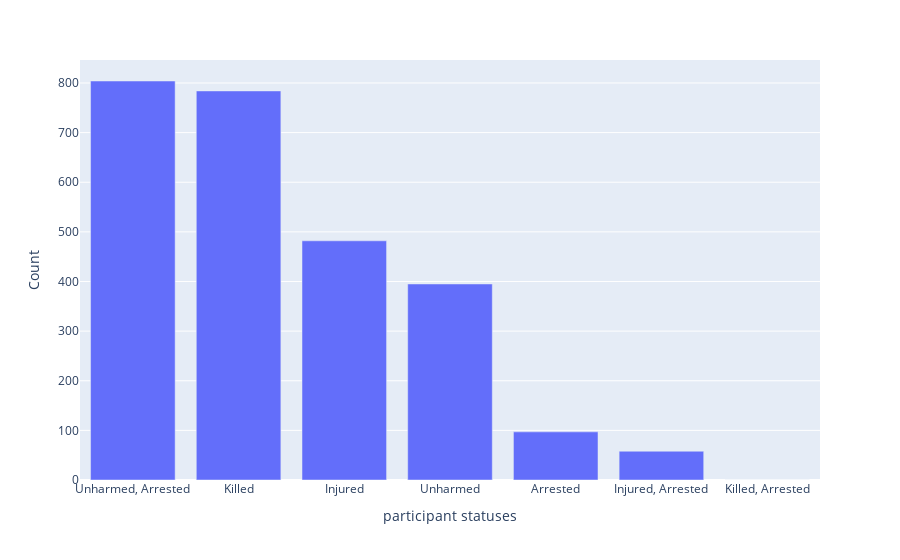

Source (notebook cell):
### Code cell
#Determine if there's any correlation between the presence of specific representatives and the frequency or severity of incidents.
participant_statuses  = {}

def participant_type_count(age_type):
    if str(age_type) != 'nan':
        ages = age_type.split("||")
        if len(ages) == 1:
            ages = ages[0].split("|")
        for age in ages:
            try:
                if age.split('::')[1] in participant_statuses.keys():
                    participant_statuses[age.split('::')[1]] += 1
                else:
                    participant_statuses[age.split('::')[1]] = 0
            except:
                if age.split(':')[1] in participant_statuses.keys():
                    participant_statuses[age.split(':')[1]] += 1
                else:
                    participant_statuses[age.split(':')[1]] = 0


df['participant_status'].apply(participant_type_count);

participant_statuses = {k: v for k, v in sorted(participant_statuses.items(), key=lambda item: -item[1])}
age_df = pd.DataFrame(participant_statuses.items(), columns = ['participant statuses', 'Count'])
fig = px.bar(age_df, x='participant statuses', y='Count')
# fig.update_layout(xaxis_tickangle=45)
fig.show()

### Figure 1 — Plotly figure (JSON) as saved in the notebook; plotly's stock layout.template omitted (floating-point values rounded to 4 significant figures)
{"data": [{"alignmentgroup": "True", "hovertemplate": "participant statuses=%{x}<br>Count=%{y}<extra></extra>", "legendgroup": "", "marker": {"color": "#636efa", "pattern": {"shape": ""}}, "name": "", "offsetgroup": "", "orientation": "v", "showlegend": false, "textposition": "auto", "type": "bar", "x": ["Unharmed, Arrested", "Killed", "Injured", "Unharmed", "Arrested", "Injured, Arrested", "Killed, Arrested"], "xaxis": "x", "y": [804, 784, 482, 395, 97, 58, 0], "yaxis": "y"}], "layout": {"barmode": "relative", "legend": {"tracegroupgap": 0}, "margin": {"t": 60}, "xaxis": {"anchor": "y", "domain": [0, 1], "title": {"text": "participant statuses"}}, "yaxis": {"anchor": "x", "domain": [0, 1], "title": {"text": "Count"}}}}
